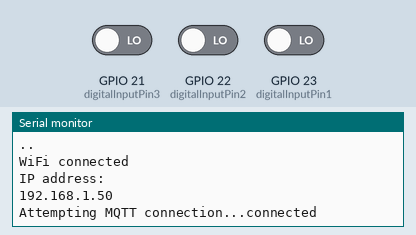
A sketch run on a simulated ESP32. On the bench: the last lines printed to the serial monitor. Inputs (shaded band) come from the test bench; at power-on: GPIO 21 (digitalInputPin3) LOW, GPIO 23 (digitalInputPin1) LOW, GPIO 22 (digitalInputPin2) LOW. WiFi joins after 1.5 s; servers stay silent unless stated; no MQTT or app messages arrive unless stated.

Above: at 3.2 s.
3.3 s: GPIO 21 (digitalInputPin3) driven HIGH
At 4.2 s:
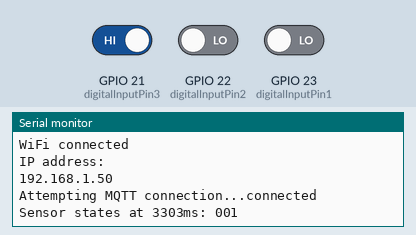
4.8 s: GPIO 23 (digitalInputPin1) driven HIGH
At 5.4 s:
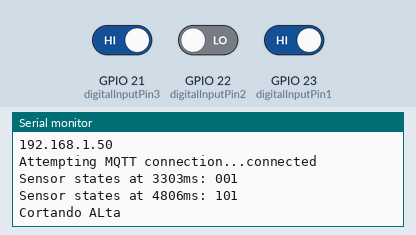
6.3 s: GPIO 22 (digitalInputPin2) driven HIGH
At 7.5 s:
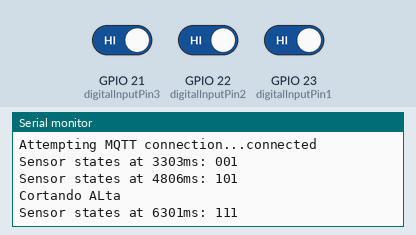
7.8 s: GPIO 21 (digitalInputPin3) driven LOW
At 8.8 s:
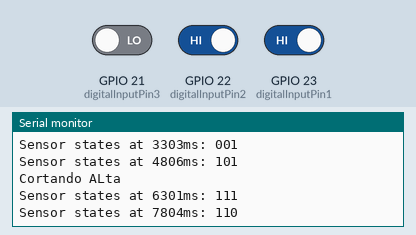
9.3 s: GPIO 22 (digitalInputPin2) driven LOW
At 10.1 s:
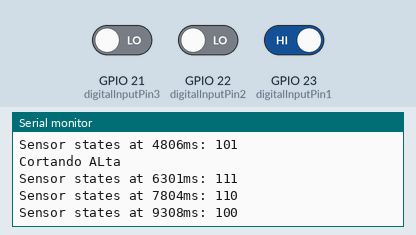
10.8 s: GPIO 23 (digitalInputPin1) driven LOW
At 12.2 s:
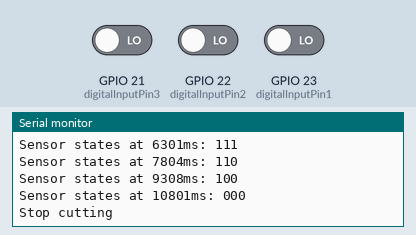
Timing chart, 0 to 13.3 s (numbered marks = the images above; inputs shaded):
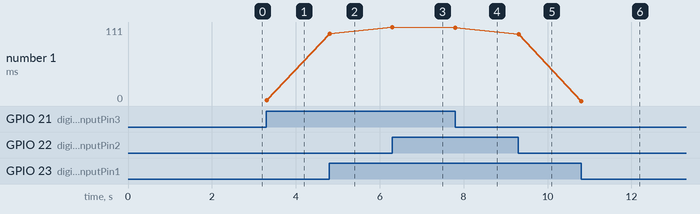

The sketch:

startmachine.ino
```cpp
#include <WiFi.h>
#include <PubSubClient.h>

const char* ssid = "Tec-IoT";
const char* password = "spotless.magnetic.bridge";

const char* mqtt_server = "10.25.75.245";
const int mqtt_port = 1883;
const char* mqtt_topic1 = "machine_state";
const char* mqtt_topic2 = "Tipo_corte";

const int digitalInputPin1 = 23; // Use GPIO pin 23
const int digitalInputPin2 = 22; // Use GPIO pin 22
const int digitalInputPin3 = 21; // Use GPIO pin 21

WiFiClient espClient;
PubSubClient client(espClient);

bool isCutting = false;

int prevState1 = LOW;
int prevState2 = LOW;
int prevState3 = LOW;

void setup_wifi() {
  delay(10);
  Serial.println();
  Serial.print("Connecting to ");
  Serial.println(ssid);

  WiFi.begin(ssid, password);

  while (WiFi.status() != WL_CONNECTED) {
    delay(1000);
    Serial.print(".");
  }

  Serial.println("");
  Serial.println("WiFi connected");
  Serial.println("IP address: ");
  Serial.println(WiFi.localIP());
}

void callback(char* topic, byte* payload, unsigned int length) {
  // Handle MQTT messages if needed
}

void reconnect() {
  while (!client.connected()) {
    Serial.print("Attempting MQTT connection...");
    if (client.connect("ESP32Client")) {
      Serial.println("connected");
    } else {
      Serial.print("failed, rc=");
      Serial.print(client.state());
      Serial.println(" try again in 5 seconds");
      delay(5000);
    }
  }
}

void setup() {
  Serial.begin(115200);
  pinMode(digitalInputPin1, INPUT);
  pinMode(digitalInputPin2, INPUT);
  pinMode(digitalInputPin3, INPUT);

  setup_wifi();
  client.setServer(mqtt_server, mqtt_port);
  client.setCallback(callback);
}

unsigned long lastPublishTime = 0;
unsigned long publishInterval = 1000;

void loop() {
  if (!client.connected()) {
    reconnect();
  }
  client.loop();

  int state1 = digitalRead(digitalInputPin1);
  int state2 = digitalRead(digitalInputPin2);
  int state3 = digitalRead(digitalInputPin3);

  if (state1 != prevState1 || state2 != prevState2 || state3 != prevState3) {
    prevState1 = state1;
    prevState2 = state2;
    prevState3 = state3;

    int highCount = state1 + state2 + state3;

    unsigned long currentTime = millis();
    if (currentTime - lastPublishTime >= publishInterval) {
      lastPublishTime = currentTime;
      Serial.print("Sensor states at ");
      Serial.print(currentTime);
      Serial.print("ms: ");
      Serial.print(state1);
      Serial.print(state2);
      Serial.println(state3);
    }

    if (state1 == HIGH && state2 == HIGH && state3 == HIGH) {
      if (!isCutting) {
        Serial.println("Cortando Baja");
        client.publish(mqtt_topic2, "Baja");
        client.publish(mqtt_topic1, "start_cutting");
        isCutting = true;
      }
    } else if (state1 == HIGH && state2 == LOW) {
      if (!isCutting) {
        Serial.println("Cortando ALta");
        client.publish(mqtt_topic2, "ALta");
        client.publish(mqtt_topic1, "start_cutting");
        isCutting = true;
      }
    } else if (state1 == LOW && state2 == LOW && state3 == LOW) {
      if (isCutting) {
        client.publish(mqtt_topic1, "stop_cutting");
        Serial.println("Stop cutting");
        isCutting = false;
      }
    }
  }

  delay(10);
}
```

Measured:
- after the input at 3.3 s, the serial monitor: prints a new line at once (image 1)
- after the input at 4.8 s, the serial monitor: prints a new line at once (image 2)
- after the input at 6.3 s, the serial monitor: prints a new line at once (image 3)
- after the input at 7.8 s, the serial monitor: prints a new line at once (image 4)
- after the input at 9.3 s, the serial monitor: prints a new line at once (image 5)
- after the input at 10.8 s, the serial monitor: prints a new line at once (image 6)
- plotted number 1: 1 → 101 after the input at 4.8 s, 101 → 111 after the input at 6.3 s, 111 → 110 after the input at 7.8 s, 110 → 100 after the input at 9.3 s, 100 → 0 after the input at 10.8 s
